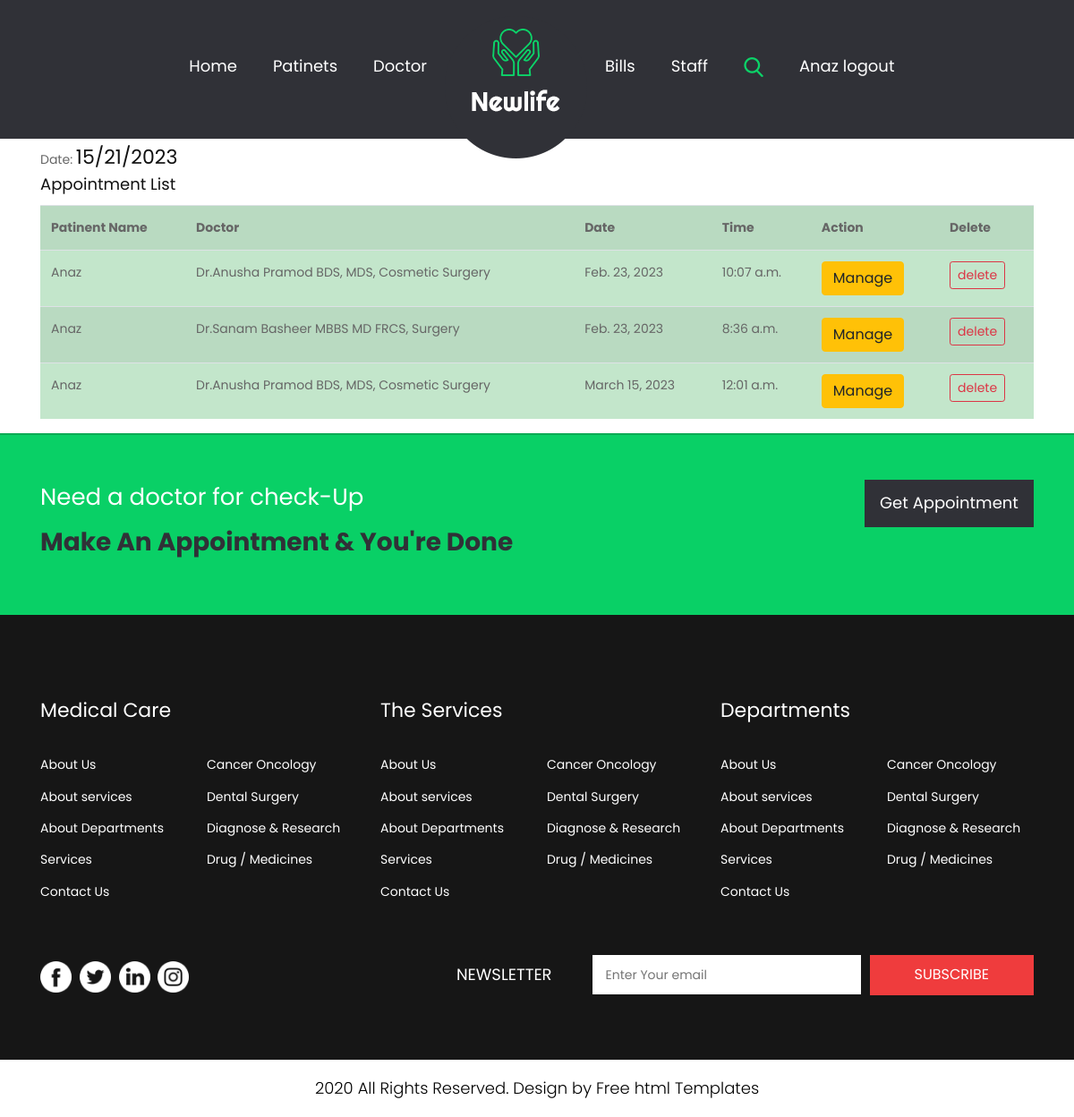
The app's page /StaffApp/StaffIndex (signed in) with its own data.
### Bookings/models.py (models this page shows, shortened)
class Booking(models.Model):
    Patinet = models.ForeignKey(PatientProfile,on_delete=models.CASCADE,null=True,blank=True)
    user = models.ForeignKey(User,on_delete=models.CASCADE,null=True,blank=True)
    Date = models.DateField(auto_now_add=False)
    Time = models.TimeField(auto_now_add=False)
    Doctor = models.ForeignKey(DoctorList,on_delete=models.SET_NULL,null=True,blank=True)

### Doctor/models.py (models this page shows)
class DoctorList(models.Model):
    Doctirid = models.ForeignKey(User,on_delete=models.CASCADE,null=True,blank=True)
    DoctorName = models.CharField(max_length=255)
    Doctor_spec = models.CharField(max_length=255)
    Doctor_Edu = models.CharField(max_length=255)
    def __str__(self):
        return "Dr.{} {}, {}".format(self.DoctorName,self.Doctor_Edu,self.Doctor_spec)

### StaffApp/views.py (the view)
# urls.py: path("StaffIndex",views.StaffIndex,name="StaffIndex"),
def StaffIndex(request):
    bookings = Booking.objects.all()
    context = {
        "bookings":bookings
    }
    return render(request,"staff/staffhome.html",context)

### templates/staff/staffhome.html (shortened to what this page needs)
{% load static %}
<!DOCTYPE html>
<html lang="en">
    <head>
      <link rel="stylesheet" href="{%static 'css/bootstrap.min.css' %}">
      <link rel="stylesheet" href="{%static 'css/style.css' %}">
      <link rel="stylesheet" href="{%static 'css/responsive.css' %}">
      <link rel="stylesheet" href="{%static 'css/jquery.mCustomScrollbar.min.css' %}">
      <link rel="stylesheet" href="https://netdna.bootstrapcdn.com/font-awesome/4.0.3/css/font-awesome.css">
      <link rel="stylesheet" href="{%static 'css/owl.carousel.min.css' %}">
      <link rel="stylesheet" href="{%static 'css/owl.theme.default.min.css' %}">
      <link rel="stylesheet" href="https://cdnjs.cloudflare.com/ajax/libs/fancybox/2.1.5/jquery.fancybox.min.css" media="screen">
    </head>
    <body>
      <div class="header_section">
        <nav class="destop_header navbar navbar-expand-lg navbar-light bg-light">
          <div class="collapse navbar-collapse" id="navbarSupportedContent">
            <ul class="navbar-nav mr-auto">
              <li class="nav-item">
                <a class="nav-link" href="{%url 'Index' %}">Home</a>
              </li>
              <li class="nav-item">
                <a class="nav-link" href="{%url 'PatientList' %}">Patinets</a>
              </li>
              <li class="nav-item">
                <a class="nav-link" href="{%url 'DoctorView' %}">Doctor</a>
              </li>
              <li class="nav-item active">
                <a class="logo_main" href="{%url 'Index' %}"><img src="{%static 'images/logo.png' %}"></a>
              </li>
              <li class="nav-item">
                <a class="nav-link" href="{%url 'BillView' %}">Bills</a>
              </li>
              <li class="nav-item">
                <a class="nav-link" href="">Staff</a>
              </li>
              <li class="nav-item">
                <a class="nav-link" href="#"><img src="{%static 'images/search-icon.png' %}"></a>
              </li>
              {% if request.user.is_authenticated %}
              <li class="nav-item">
                <a class="nav-link" href="{%url 'SignOut' %}">{{request.user.first_name}} logout</a>
              </li>
              {% else %}
              <li class="nav-item active">
                <a class="nav-link" href="{%url 'SignIn' %}">LOGIN</a>
              </li>
              {% endif %}
            </ul>
          </div>
        </nav>
      </div>
      {% block content %}
      <div class="container mt-1">
        Date: <h2 style="display: inline;" id="datenow"></h2>
        <h3>Appointment List</h3>
        <table class="table table-success table-striped">
          <tr>
            <th>Patinent Name</th>
            <th>Doctor</th>
            <th>Date</th>
            <th>Time</th>
            <th>Action</th>
            <th>Delete</th>
          </tr>
        {% for item in bookings %}
          <tr>
            <td>{{item.user.first_name}}</td>
            <td>{{item.Doctor}}</td>
            <td>{{item.Date}}</td>
            <td>{{item.Time}}</td>
            <td><a href="{%url 'BookingView' item.id %}" class="btn btn-warning">Manage</a></td>
            <td><a href="{%url 'DeleteBooking' item.id %}" class="btn btn-outline-danger btn-sm">delete</a></td>
          </tr>
        {% endfor %}
        </table>
      </div>
      <div class="appointment_section">
        <div class="container">
          <div class="row">
            <div class="col-md-6">
              <h3 class="need_text">Need a doctor for check-Up </h3>
              <h1 class="make_text">Make An Appointment & You're Done </h1>
            </div>
            <div class="col-md-6">
              <div class="appointment_bt_main">
                <div class="appointment_bt"><a href="{%url 'MakeAppointment' %}">Get Appointment</a></div>
              </div>
            </div>
          </div>
        </div>
      </div>
      {% endblock %}
    <div class="info_section layout_padding">
      <div class="container ">
        <div class="info_content">
              <div>
          <div class="row">
            <div class="col-md-4">
              <div class="d-flex">
                <h5>
                  Medical Care
                </h5>
              </div>
              <div class="d-flex ">
                <ul>
                  <li>
                    <a href="">
                      About Us
                    </a>
                  </li>
                  <li>
                    <a href="">
                      About services
                    </a>
                  </li>
                  <li>
                    <a href="">
                      About Departments
                    </a>
                  </li>
                  <li>
                    <a href="">
                      Services
                    </a>
                  </li>
                  <li>
                    <a href="">
                      Contact Us
                    </a>
                  </li>
                </ul>
                <ul class="ml-3 ml-md-5">
                  <li>
                    <a href="">
                      Cancer Oncology
                    </a>
                  </li>
                  <li>
                    <a href="">
                      Dental Surgery
                    </a>
                  </li>
                  <li>
                    <a href="">
                      Diagnose & Research
                    </a>
                  </li>
                  <li>
                    <a href="">
                      Drug / Medicines
                    </a>
                  </li>
                </ul>
              </div>
            </div>
            <div class="col-md-4">
              <div class="d-flex">
                <h5>
                  The Services
                </h5>
              </div>
              <div class="d-flex ">
                <ul>
                  <li>
                    <a href="">
                      About Us
                    </a>
                  </li>
                  <li>
                    <a href="">
                      About services
                    </a>
                  </li>
                  <li>
                    <a href="">
                      About Departments
                    </a>
                  </li>
                  <li>
                    <a href="">
                      Services
                    </a>
                  </li>
                  <li>
                    <a href="">
                      Contact Us
                    </a>
                  </li>
                </ul>
                <ul class="ml-3 ml-md-5">
                  <li>
                    <a href="">
                      Cancer Oncology
                    </a>
                  </li>
                  <li>
                    <a href="">
                      Dental Surgery
                    </a>
                  </li>
                  <li>
                    <a href="">
                      Diagnose & Research
                    </a>
                  </li>
                  <li>
                    <a href="">
                      Drug / Medicines
                    </a>
                  </li>
                </ul>
              </div>
            </div>
            <div class="col-md-4">
              <div class="d-flex">
                <h5>
                  Departments
                </h5>
              </div>
              <div class="d-flex ">
                <ul>
                  <li>
                    <a href="">
                      About Us
                    </a>
                  </li>
                  <li>
                    <a href="">
                      About services
                    </a>
                  </li>
                  <li>
                    <a href="">
                      About Departments
                    </a>
                  </li>
                  <li>
                    <a href="">
                      Services
                    </a>
                  </li>
                  <li>
                    <a href="">
                      Contact Us
                    </a>
                  </li>
                </ul>
                <ul class="ml-3 ml-md-5">
                  <li>
                    <a href="">
                      Cancer Oncology
                    </a>
                  </li>
                  <li>
                    <a href="">
                      Dental Surgery
                    </a>
                  </li>
                  <li>
                    <a href="">
                      Diagnose & Research
                    </a>
                  </li>
                  <li>
                    <a href="">
                      Drug / Medicines
                    </a>
                  </li>
                </ul>
              </div>
            </div>
          </div>
        </div>
        <div class="d-flex flex-column flex-lg-row justify-content-between align-items-center align-items-lg-baseline">
          <div class="social-box">
            <a href="">
              <img src="{%static 'images/fb-icon.png' %}" alt="" />
            </a>
            <a href="">
              <img src="{%static 'images/twitter-icon.png' %}" alt="" />
            </a>
            <a href="">
              <img src="{%static 'images/linkedin-icon.png' %}" alt="" />
            </a>
            <a href="">
              <img src="{%static 'images/instagram-icon.png' %}" alt="" />
            </a>
          </div>
          <div class="form_container mt-5">
            <form action="">
              <label for="subscribeMail">
                Newsletter
              </label>
              <input
                type="email"
                placeholder="Enter Your email"
                id="subscribeMail"
              />
              <button type="submit">
                Subscribe
              </button>
            </form>
          </div>
        </div>
        </div>
      </div>
    </div>
    <div class="copyright_section">
      <div class="container">
        <p class="copyright">2020 All Rights Reserved. Design by <a href="https://html.design">Free html  Templates</a></p>
      </div>
    </div>
    </body>
   </html>

### static/css/style.css (style rules this page uses)
* { box-sizing: border-box !important; transition: ease all 0.5s; }
html { scroll-behavior: smooth; }
body { color: #666666; font-size: 14px; font-family:Poppins; line-height: 1.80857; font-weight: normal; overflow-x: hidden; }
a { color: #1f1f1f; text-decoration: none !important; outline: none !important; -webkit-transition: all .3s ease-in-out; -moz-transition: all .3s ease-in-out; -ms-transition: all .3s ease-in-out; -o-transition: all .3s ease-in-out; transition: all .3s ease-in-out; }
h1, h2, h3, h4, h5, h6 { letter-spacing: 0; font-weight: normal; position: relative; padding: 0 0 10px 0; font-weight: normal; line-height: normal; color: #111111; margin: 0 }
h1 { font-size: 24px }
h2 { font-size: 22px }
h3 { font-size: 18px }
h5 { font-size: 14px }
*, *::after, *::before { -webkit-box-sizing: border-box; -moz-box-sizing: border-box; box-sizing: border-box; }
ul, li, ol { margin: 0px; padding: 0px; list-style: none; }
p { margin: 20px; font-weight: 300; font-size: 15px; line-height: 24px; }
a { color: #222222; text-decoration: none; outline: none !important; }
a, .btn { text-decoration: none !important; outline: none !important; -webkit-transition: all .3s ease-in-out; -moz-transition: all .3s ease-in-out; -ms-transition: all .3s ease-in-out; -o-transition: all .3s ease-in-out; transition: all .3s ease-in-out; }
img { max-width: 100%; height: auto; }
button { border: 0; margin: 0; padding: 0; cursor: pointer; }
.layout_padding { padding-top: 90px; padding-bottom: 0px; }
.navbar-light .navbar-nav .nav-link { color: #ffffff; font-size: 18px; }
.bg-light { background-color: #303137 !important; height: 155px; }
.navbar-expand-lg .navbar-nav .nav-link { padding-right: 20px; padding-left: 20px; padding-top: 60px; }
.logo_main { position: relative; top: 20px; z-index: 1; }
.appointment_section { width: 100%; float: left; background-color: #09d066; border-top: 2px solid #0aaa54; padding-bottom: 50px; }
.need_text { width: 100%; float: left; color: #ffffff; font-size: 26px; padding-top: 50px; }
.make_text { width: 100%; float: left; color: #303137; font-size: 28px; font-weight: bold; }
.appointment_bt_main { width: 100%; float: right; }
.appointment_bt { width: 35%; float: right; margin-top: 50px; }
.appointment_bt a { width: 100%; float: left; font-size: 18px; background-color: #303137; color: #ffffff; padding: 10px 0px; text-align: center; }
.info_section { background-color: #161616; font-family: "Poppins", sans-serif; width: 100%; float: left; padding-bottom: 50px; }
.info_section img { width: 100%; }
.info_section ul { padding: 0; }
.info_section ul li { list-style-type: none; margin: 10px 0; }
.info_section ul li a, .info_section ul li a:hover { color: #fff; }
.info_section h5 { margin-bottom: 12px; font-size: 22px; color: #fff; }
.info_section .social-box { margin: 25px 0; }
.info_section .social-box img { width: 35px; margin-right: 5px; }
.form_container form { display: flex; align-items: center; }
.info_section .form_container label { margin: 0; font-size: 18px; text-transform: uppercase; color: #fff; }
.info_section .form_container input { width: 300px; height: 44px; border: none; outline: none; padding-left: 15px; background-color: #fff; margin-left: 45px; margin-right: 10px; }
.info_section .form_container button { background-color: #ef3c3d; border: none; outline: none; color: #fff; padding: 8px 50px; text-transform: uppercase; font-size: 16px; text-transform: uppercase; }
.copyright_section { width: 100%; float: left; background-color: #ffffff; height: auto; }
.copyright { width: 100%; float: left; font-size: 18px; color: #000; text-align: center; margin-left: 0; }
.copyright a { color: #000; }

### records on screen
Booking: user.first_name "Anaz", Doctor "Dr.Anusha Pramod BDS, MDS, Cosmetic Surgery", Date "Feb. 23, 2023", Time "10:07 a.m."
Booking: user.first_name "Anaz", Doctor "Dr.Sanam Basheer MBBS MD FRCS, Surgery", Date "Feb. 23, 2023", Time "8:36 a.m."
Booking: user.first_name "Anaz", Doctor "Dr.Anusha Pramod BDS, MDS, Cosmetic Surgery", Date "March 15, 2023", Time "12:01 a.m."

### other values on screen
{{ request.user.first_name }} "Anaz"
